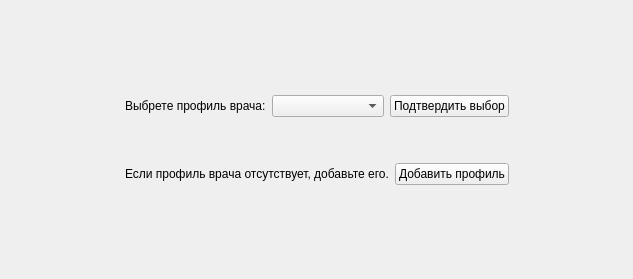
<?xml version="1.0" encoding="UTF-8"?>
<ui version="4.0">
 <class>mainWindow</class>
 <widget class="QMainWindow" name="mainWindow">
  <property name="geometry">
   <rect>
    <x>0</x>
    <y>0</y>
    <width>633</width>
    <height>279</height>
   </rect>
  </property>
  <property name="windowTitle">
   <string>mainWindow</string>
  </property>
  <widget class="QWidget" name="centralWidget">
   <layout class="QVBoxLayout" name="verticalLayout_3">
    <item>
     <layout class="QVBoxLayout" name="verticalLayout_2">
      <item>
       <spacer name="verticalSpacer_2">
        <property name="orientation">
         <enum>Qt::Vertical</enum>
        </property>
        <property name="sizeHint" stdset="0">
         <size>
          <width>20</width>
          <height>40</height>
         </size>
        </property>
       </spacer>
      </item>
      <item>
       <layout class="QHBoxLayout" name="horizontalLayout_3">
        <item>
         <spacer name="horizontalSpacer">
          <property name="orientation">
           <enum>Qt::Horizontal</enum>
          </property>
          <property name="sizeHint" stdset="0">
           <size>
            <width>40</width>
            <height>20</height>
           </size>
          </property>
         </spacer>
        </item>
        <item>
         <layout class="QVBoxLayout" name="verticalLayout">
          <item>
           <layout class="QHBoxLayout" name="horizontalLayout">
            <item>
             <widget class="QLabel" name="label">
              <property name="text">
               <string>Выбрете профиль врача:</string>
              </property>
             </widget>
            </item>
            <item>
             <widget class="QComboBox" name="comboBox"/>
            </item>
            <item>
             <widget class="QPushButton" name="pushButton">
              <property name="text">
               <string>Подтвердить выбор</string>
              </property>
             </widget>
            </item>
           </layout>
          </item>
          <item>
           <spacer name="verticalSpacer">
            <property name="orientation">
             <enum>Qt::Vertical</enum>
            </property>
            <property name="sizeHint" stdset="0">
             <size>
              <width>20</width>
              <height>40</height>
             </size>
            </property>
           </spacer>
          </item>
          <item>
           <layout class="QHBoxLayout" name="horizontalLayout_2">
            <item>
             <widget class="QLabel" name="label_2">
              <property name="text">
               <string>Если профиль врача отсутствует, добавьте его.</string>
              </property>
             </widget>
            </item>
            <item>
             <widget class="QPushButton" name="pushButton_2">
              <property name="text">
               <string>Добавить профиль</string>
              </property>
             </widget>
            </item>
           </layout>
          </item>
         </layout>
        </item>
        <item>
         <spacer name="horizontalSpacer_2">
          <property name="orientation">
           <enum>Qt::Horizontal</enum>
          </property>
          <property name="sizeHint" stdset="0">
           <size>
            <width>40</width>
            <height>20</height>
           </size>
          </property>
         </spacer>
        </item>
       </layout>
      </item>
      <item>
       <spacer name="verticalSpacer_3">
        <property name="orientation">
         <enum>Qt::Vertical</enum>
        </property>
        <property name="sizeHint" stdset="0">
         <size>
          <width>20</width>
          <height>40</height>
         </size>
        </property>
       </spacer>
      </item>
     </layout>
    </item>
   </layout>
  </widget>
 </widget>
 <layoutdefault spacing="6" margin="11"/>
 <resources/>
 <connections/>
</ui>
